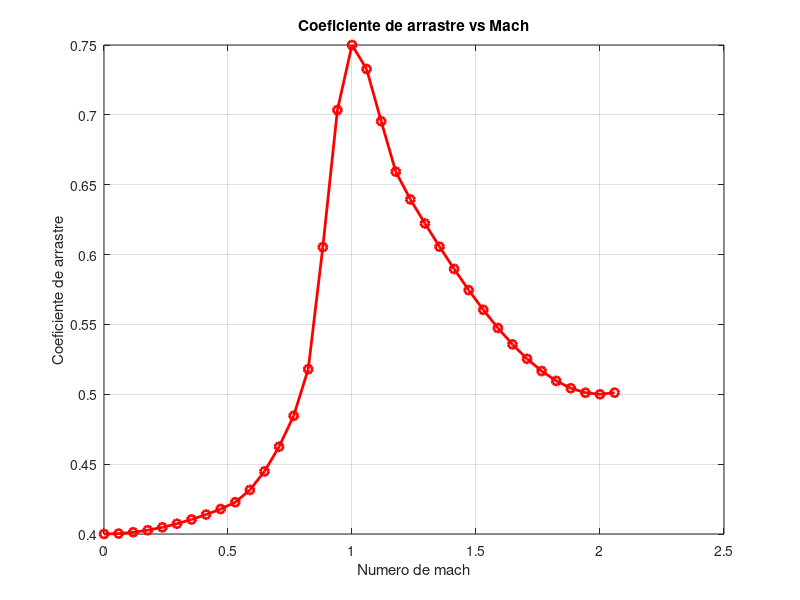

Write the MATLAB code that produced this figure.
mach = [0,0.5,0.8,1.0,1.2,2.0];
Cd = [0.4,0.42,0.5,0.75,0.65,0.5];
for x = 1:6
    
    if mach(x) < 1
        disp(mach(x))
        disp("es subsonico");
    elseif mach(x) == 1
        disp(mach(x))
        disp("es mach");
    else
        disp(mach(x))
        disp("es supersonico");
    end

    
end


velsim = 0:20:700;
velson = 340;
velsim = velsim/velson;

vq = interp1(mach,Cd,velsim,'pchip','extrap');
figure;
plot(velsim,vq,'m-o','LineWidth', 2 , 'Color','Red');
xlabel("Numero de mach");
ylabel("Coeficiente de arrastre");
title("Coeficiente de arrastre vs Mach");
grid on;
